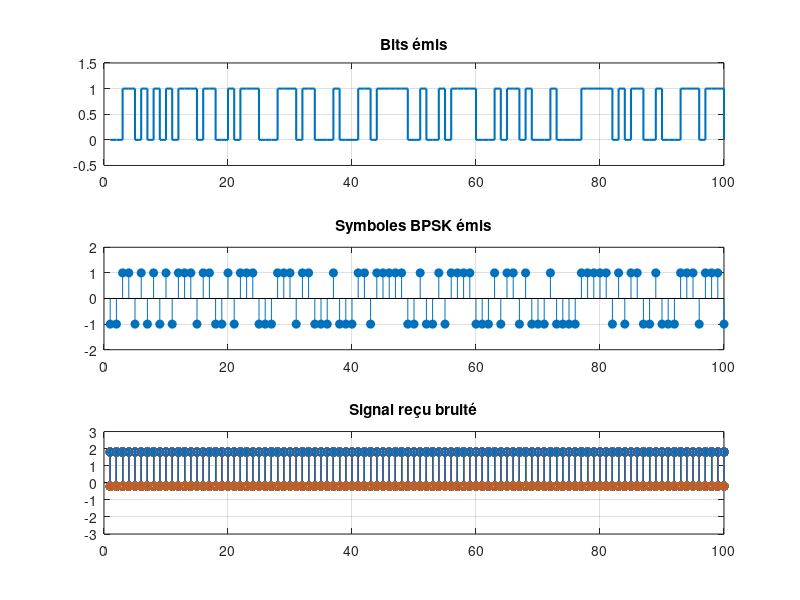

Recreate this plot in MATLAB.
%1. Générer 100 bits aléatoires. 
N = 100; 
bits = randi([0,1], 1,N);
%2. Convertir les bits en symboles BPSK. 
symbols = 2*bits - 1;
% le bruit gaussien
sigma = 0.8 ;
bruit = sigma * randi(1,N);
recu = symbols + bruit;

%Detection

bits_recus = recu > 0; 

erreurs = sum(bits ~= bits_recus); 
BER = erreurs / N;
% Affichage 
disp(['Nombre d''erreurs = ', num2str(erreurs)]); 
disp(['BER = ', num2str(BER)]); 
% Représentation 
figure; 
subplot(3,1,1); 
stairs(bits, 'LineWidth', 1.5); 
grid on; 
title('Bits émis'); 
ylim([-0.5 1.5]); 
subplot(3,1,2); 
stem(symbols, 'filled'); 
grid on; 
title('Symboles BPSK émis'); 
ylim([-2 2]); 
subplot(3,1,3); 
stem(recu, 'filled'); 
grid on; 
title('Signal reçu bruité'); 
ylim([-3 3]);
